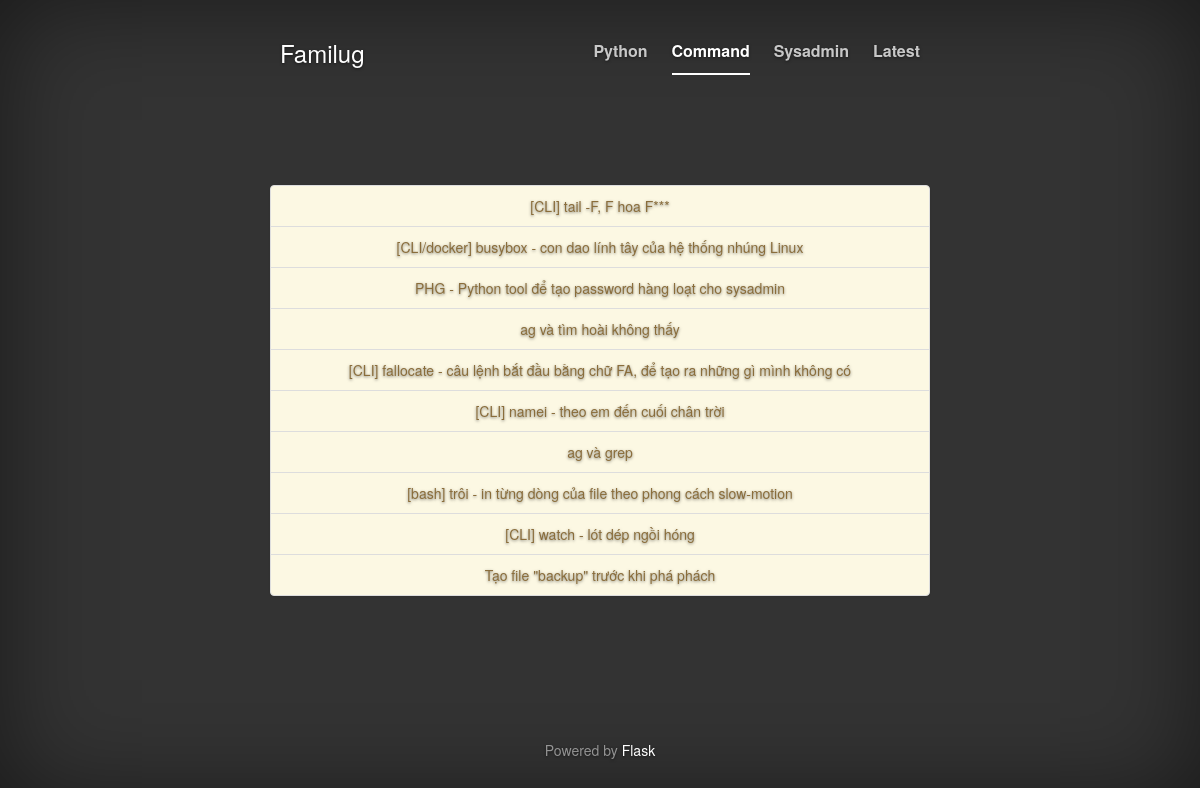
Page /Command on the committed database.
### app.py (models this page shows, shortened)
class Posts(db.Model):
    __tablename__ = 'posts'
    id = db.Column(db.Integer, primary_key=True, autoincrement=True)
    title = db.Column(db.String(200), nullable=False)
    label = db.Column(db.String(50), nullable=False)
    url = db.Column(db.String(2000), nullable=False)

### app.py (the view)
@app.route("/")
@app.route("/<label>")
def index(label="Python"):
    posts = Posts.query.filter_by(label=label).limit(LIMIT).all()
    return render_template("index.html", label=label, posts=posts)

### templates/index.html (shortened to what this page needs)
{% extends "base.html" %}
{% block li %}
{% if label == 'Python' %}
    <li class="active"><a href="{{ url_for('index', label='Python') }}">Python</a></li>
    <li><a href="{{ url_for('index', label='Command') }}">Command</a></li>
    <li><a href="{{ url_for('index', label='sysadmin') }}">Sysadmin</a></li>
    <li><a href="{{ url_for('index', label='Latest') }}">Latest</a></li>
{% elif label == 'Command' %}
    <li><a href="{{ url_for('index', label='Python') }}">Python</a></li>
    <li class="active"><a href="{{ url_for('index', label='Command') }}">Command</a></li>
    <li><a href="{{ url_for('index', label='sysadmin') }}">Sysadmin</a></li>
    <li><a href="{{ url_for('index', label='Latest') }}">Latest</a></li>
{% elif label == 'sysadmin' %}
    <li><a href="{{ url_for('index', label='Python') }}">Python</a></li>
    <li><a href="{{ url_for('index', label='Command') }}">Command</a></li>
    <li class="active"><a href="{{ url_for('index', label='sysadmin') }}">Sysadmin</a></li>
    <li><a href="{{ url_for('index', label='Latest') }}">Latest</a></li>
{% elif label == 'Latest' %}
    <li><a href="{{ url_for('index', label='Python') }}">Python</a></li>
    <li><a href="{{ url_for('index', label='Command') }}">Command</a></li>
    <li><a href="{{ url_for('index', label='sysadmin') }}">Sysadmin</a></li>
    <li class="active"><a href="{{ url_for('index', label='Latest') }}">Latest</a></li>
{% endif %}
{% endblock %}
{% block body %}
    <div class="list-group">
    {% for post in posts %}
        <a href="{{ post.url }}" class="list-group-item list-group-item-warning">{{ post.title }}</a>
    {% endfor %}
    </div>
{% endblock %}

### static/css/cover.css (style rules this page uses)
a, a:focus, a:hover { color: #fff; }
html, body { height: 100%; background-color: #333; }
body { color: #fff; text-align: center; text-shadow: 0 1px 3px rgba(0,0,0,.5); }
.masthead-nav > li { display: inline-block; }
.masthead-nav > li + li { margin-left: 20px; }
.masthead-nav > li > a { padding-right: 0; padding-left: 0; font-size: 16px; font-weight: bold; color: #fff; color: rgba(255,255,255,.75); border-bottom: 2px solid transparent; }
.masthead-nav > .active > a, .masthead-nav > .active > a:hover, .masthead-nav > .active > a:focus { color: #fff; border-bottom-color: #fff; }

### rows in the picture
Posts: title "[CLI] tail -F, F hoa F***"
Posts: title "[CLI/docker] busybox - con dao lính tây của hệ thống nhúng Linux"
Posts: title "PHG - Python tool để tạo password hàng loạt cho sysadmin"
Posts: title "ag và tìm hoài không thấy"
Posts: title "[CLI] fallocate - câu lệnh bắt đầu bằng chữ FA, để tạo ra những gì mình không có"
Posts: title "[CLI] namei - theo em đến cuối chân trời"
Posts: title "ag và grep"
Posts: title "[bash] trôi - in từng dòng của file theo phong cách slow-motion"
Posts: title "[CLI] watch - lót dép ngồi hóng"
Posts: title "Tạo file \"backup\" trước khi phá phách"
